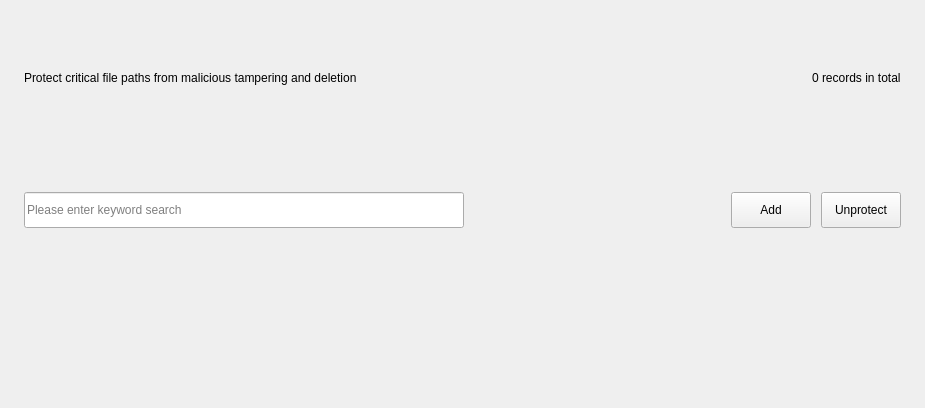
<?xml version="1.0" encoding="UTF-8"?>
<ui version="4.0">
 <class>FPPage</class>
 <widget class="QWidget" name="FPPage">
  <property name="geometry">
   <rect>
    <x>0</x>
    <y>0</y>
    <width>925</width>
    <height>408</height>
   </rect>
  </property>
  <property name="windowTitle">
   <string>Form</string>
  </property>
  <layout class="QVBoxLayout" name="verticalLayout">
   <property name="spacing">
    <number>10</number>
   </property>
   <property name="leftMargin">
    <number>24</number>
   </property>
   <property name="topMargin">
    <number>16</number>
   </property>
   <property name="rightMargin">
    <number>0</number>
   </property>
   <property name="bottomMargin">
    <number>4</number>
   </property>
   <item>
    <layout class="QHBoxLayout" name="horizontalLayout">
     <property name="rightMargin">
      <number>24</number>
     </property>
     <item>
      <widget class="QLabel" name="label">
       <property name="text">
        <string>Protect critical file paths from malicious tampering and deletion</string>
       </property>
      </widget>
     </item>
     <item>
      <spacer name="horizontalSpacer">
       <property name="orientation">
        <enum>Qt::Horizontal</enum>
       </property>
       <property name="sizeHint" stdset="0">
        <size>
         <width>40</width>
         <height>20</height>
        </size>
       </property>
      </spacer>
     </item>
     <item>
      <widget class="QLabel" name="m_tips">
       <property name="text">
        <string>0 records in total</string>
       </property>
      </widget>
     </item>
    </layout>
   </item>
   <item>
    <widget class="QWidget" name="m_controlLine" native="true">
     <layout class="QHBoxLayout" name="horizontalLayout_2">
      <property name="spacing">
       <number>10</number>
      </property>
      <property name="leftMargin">
       <number>0</number>
      </property>
      <property name="topMargin">
       <number>0</number>
      </property>
      <property name="rightMargin">
       <number>24</number>
      </property>
      <property name="bottomMargin">
       <number>0</number>
      </property>
      <item>
       <widget class="QLineEdit" name="m_search">
        <property name="sizePolicy">
         <sizepolicy hsizetype="Fixed" vsizetype="Fixed">
          <horstretch>0</horstretch>
          <verstretch>0</verstretch>
         </sizepolicy>
        </property>
        <property name="minimumSize">
         <size>
          <width>440</width>
          <height>36</height>
         </size>
        </property>
        <property name="maximumSize">
         <size>
          <width>440</width>
          <height>36</height>
         </size>
        </property>
        <property name="placeholderText">
         <string>Please enter keyword search</string>
        </property>
       </widget>
      </item>
      <item>
       <spacer name="horizontalSpacer_2">
        <property name="orientation">
         <enum>Qt::Horizontal</enum>
        </property>
        <property name="sizeHint" stdset="0">
         <size>
          <width>40</width>
          <height>20</height>
         </size>
        </property>
       </spacer>
      </item>
      <item>
       <widget class="QPushButton" name="m_add">
        <property name="sizePolicy">
         <sizepolicy hsizetype="Fixed" vsizetype="Fixed">
          <horstretch>0</horstretch>
          <verstretch>0</verstretch>
         </sizepolicy>
        </property>
        <property name="minimumSize">
         <size>
          <width>72</width>
          <height>36</height>
         </size>
        </property>
        <property name="text">
         <string>Add</string>
        </property>
       </widget>
      </item>
      <item>
       <widget class="QPushButton" name="m_unprotect">
        <property name="sizePolicy">
         <sizepolicy hsizetype="Fixed" vsizetype="Fixed">
          <horstretch>0</horstretch>
          <verstretch>0</verstretch>
         </sizepolicy>
        </property>
        <property name="minimumSize">
         <size>
          <width>72</width>
          <height>36</height>
         </size>
        </property>
        <property name="text">
         <string>Unprotect</string>
        </property>
       </widget>
      </item>
     </layout>
    </widget>
   </item>
   <item>
    <widget class="KS::FPFileTable" name="m_fileTable" native="true"/>
   </item>
  </layout>
 </widget>
 <customwidgets>
  <customwidget>
   <class>KS::FPFileTable</class>
   <extends>QWidget</extends>
   <header>src/ui/file-protected/fp-file-table.h</header>
   <container>1</container>
  </customwidget>
 </customwidgets>
 <resources/>
 <connections/>
</ui>
